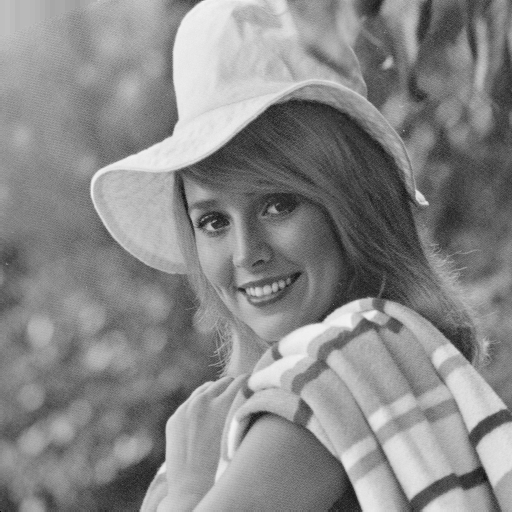
#> input picture HW1/elaine_512x512.bmp, 512 x 512 px
$ python '40843238 HW1-1.py'
#> lines starting #> are read from the running program, lines starting #| are printed output that depends on the picture; long printed decimals are rounded
# 1.(50%)請利用 Random function 產生一續列不規則之 0,1 序列,將這些序
# 列數嵌入至 elaine 照片之內.
# (a).嵌入個數為原始照片大小的 50% 個 0,1序列數目（亦是（512512）50%
# 的 0,1 序列數目）
# a.請顯示嵌入後之影像圖
# b.計算嵌入前,後之差異性為何 (PSNR)？
# (b).嵌入個數為原始照片的 2 倍,（亦是(512x512)2 的 0,1 序列數目）
# a.請顯示嵌入後之影像圖
# b.計算嵌入前,後之差異性為何 (PSNR)？
#  (設計方法：你可以自己設計或參考上課講的方法或文獻中的方法皆可)

# --------------import, function -------------------------------
# pip install opencv-python
import cv2
import random
import math

def seq_random(img,multiple):
    #隨機產生 圖片大小個數量 的 0,1 序列
    height,width = img.shape
    seq = []
    for i in range(0,int(height*width*multiple)):
        seq.append(random.choice([0,1]))
    return seq

def img_modify(x,y,rule,multiple,seq,img):
    # x,y為起始位置, rule=0 時用 "+" 將序列嵌入原圖, multiple 為嵌入時的倍數 越高越明顯,seq為隨機序列, img為原始圖像
    height,width = img.shape

    result = img.copy()

    for i in range(0,len(seq)):
        if(x>=width or x<0):x=0;y+=1
        if(y>=height or y<0 ):y=0
                                # 該乘數調高可明顯看出嵌入位置
        if(rule==0):result[y][x]+= seq[i]*multiple
        elif (rule==1):result[y][x]-= seq[i]*multiple

        x=x+1

    return result

def MSE_calc(img_modified,img):
    #計算 Mean Error Square
    height,width = img.shape
    sum = 0
    for i in range(0,height):
        for j in range(0,width):
           # 轉成 int 才能避免報 overflow 錯誤
           diff = int(img[i][j])-int(img_modified[i][j])
           sum= sum+ diff*diff
    return sum/(width*height)

def PSNR_calc(img_modified,img):
    #計算 PSNR 數值
    MSE = MSE_calc(img_modified,img)
    PSNR = 10*math.log((255**2/MSE),10)
    return PSNR

# ---------------- Main section -------------------------------
# 0. 使用 opencv 讀取 elaine。
    ## 因為本次圖片為灰階，因此使用 IMREAD_GRAYSCALE 參數將圖片以灰階讀入。
img = cv2.imread('elaine_512x512.bmp',cv2.IMREAD_GRAYSCALE)
#> img is the input picture: shape (512, 512); min 0, max 243, mean 136.4
cv2.imshow('img_origin',img)

# 1. 建立 原始照片大小 50% 個 0,1 序列數目 512*512*0.5=131072
# 1.(a). 嵌入個數為原始照片大小的 50% 個 0,1序列數目（亦是（512x512x50%的 0,1 序列數目）
    # 嵌入方式: 從原始圖像 指定(x,y) 開始由 "左至右" 由 "上至下" 開始嵌入。
    # 如果隨機序列超出原始圖像大小，則從頭(0,0)重複先前規則嵌入。
    ## seq_random(圖片,倍數): 回傳 圖片*倍數 大小的0,1序列
    ## img_modify(起始x, 起始y, 嵌入方法(0加 或 1減), 替換倍數, 替換隨機序列, 原始圖像): 回傳嵌入後的圖像
seq_50_percent = seq_random(img,0.5)
#> seq_50_percent = 131072 items
img_50_percent = img_modify(256,50,0,30,seq_50_percent,img)
#> after the loop in img_modify, `for i in range(0,len(seq)):`:
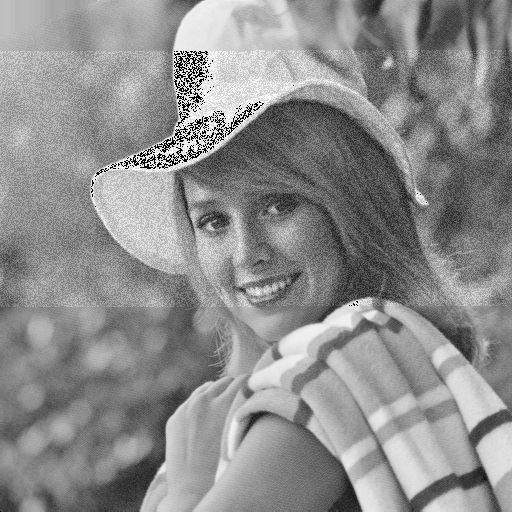
#> result: shape (512, 512); min 0, max 255, mean 141.6
#> after the loop in img_modify, `for i in range(0,len(seq)):`: x = 256; y = 306


# 1.(a).a. 顯示嵌入後的影像圖
cv2.imshow('50%_seq',img_50_percent)

# 1.(a).b. 計算 PSNR (灰階 255, RGB取平均)
    # PSNR = 10*log10(255*255/MSE)
    # MeanErrorSquare = (1/h*w)for(i=1;i<=h;i++)for(j=1;j<=w;j++)(原圖_ij - 比較圖_ij)^2
PSNR = PSNR_calc(img_50_percent,img)
#> after the loop in MSE_calc, `for i in range(0,height):`: sum = 175360572
#> in PSNR_calc, `MSE = MSE_calc(img_modified,img)`: MSE = 668.9
#> in PSNR_calc, `PSNR = 10*math.log((255**2/MSE),10)`: PSNR = 19.88
#> PSNR = 19.88
print(f'PSNR of 50% seq img :{PSNR}')
#| PSNR of 50% seq img :19.877

# 1.(b).嵌入個數為原始照片的 2 倍,（亦是(512x512)2 的 0,1 序列數目）
seq_200_percent = seq_random(img,2)
#> seq_200_percent = 524288 items
img_200_percent = img_modify(0,0,0,30,seq_200_percent,img)
#> call 2 of img_modify, with x = 0, y = 0, rule = 0, multiple = 30
#> after the loop in img_modify (call 2), `for i in range(0,len(seq)):`:
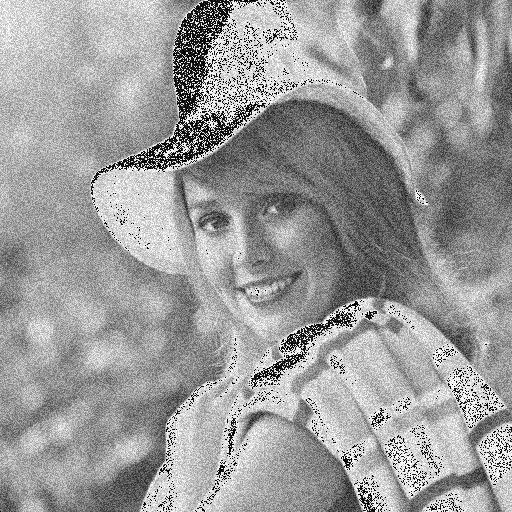
#> result: shape (512, 512); min 0, max 255, mean 155.1
#> after the loop in img_modify (call 2), `for i in range(0,len(seq)):`: x = 512; y = 511

# 1.(b).a.請顯示嵌入後之影像圖
cv2.imshow('200%_seq',img_200_percent)


# 1.(b).b.計算嵌入前,後之差異性為何 (PSNR)？
PSNR = PSNR_calc(img_200_percent,img)
#> PSNR = 13.16
print(f'PSNR of 200% seq img : {PSNR}')
#| PSNR of 200% seq img : 13.160


# ---------------------------------------------------------
cv2.waitKey(0)
cv2.destroyAllWindows()
